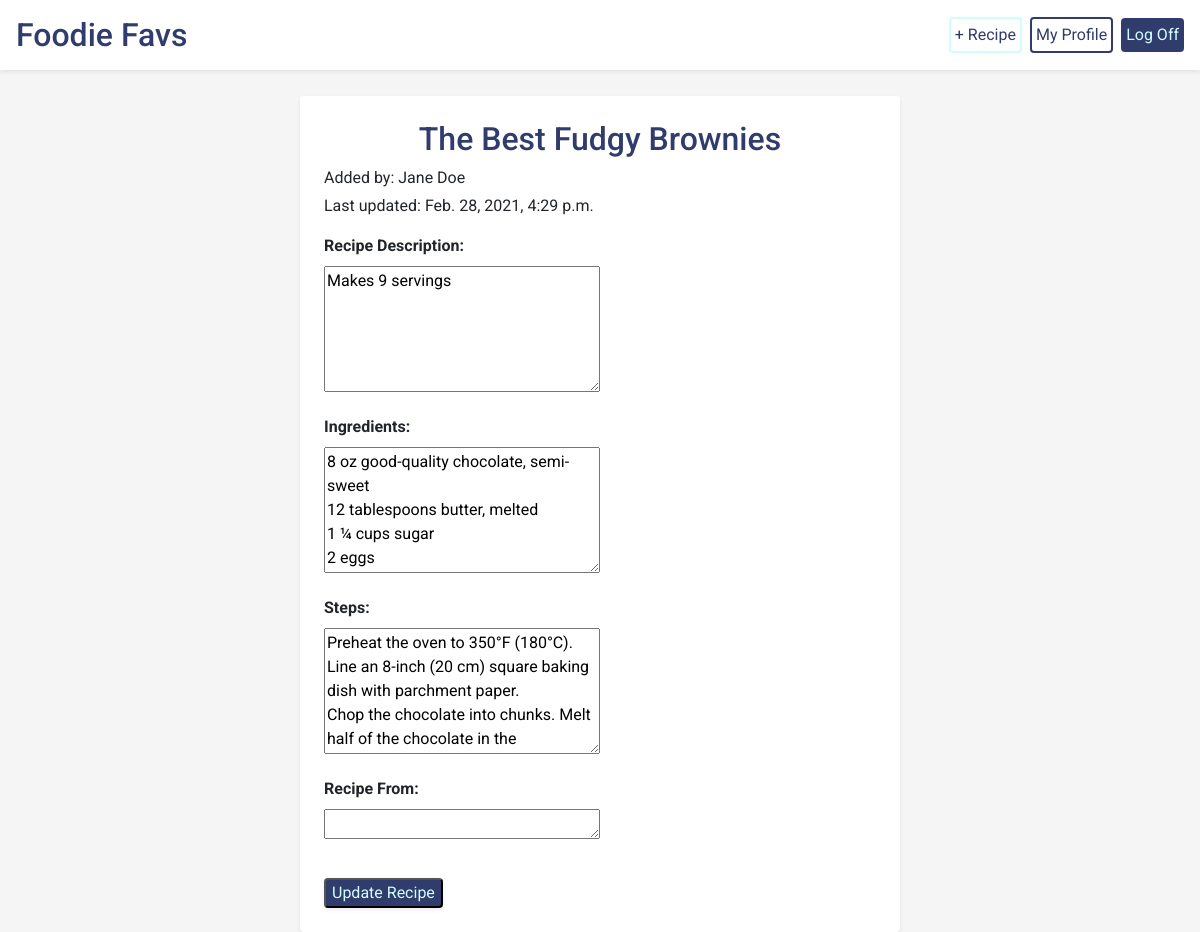
The page /home/edit_4 (signed in) on the database as committed earlier.
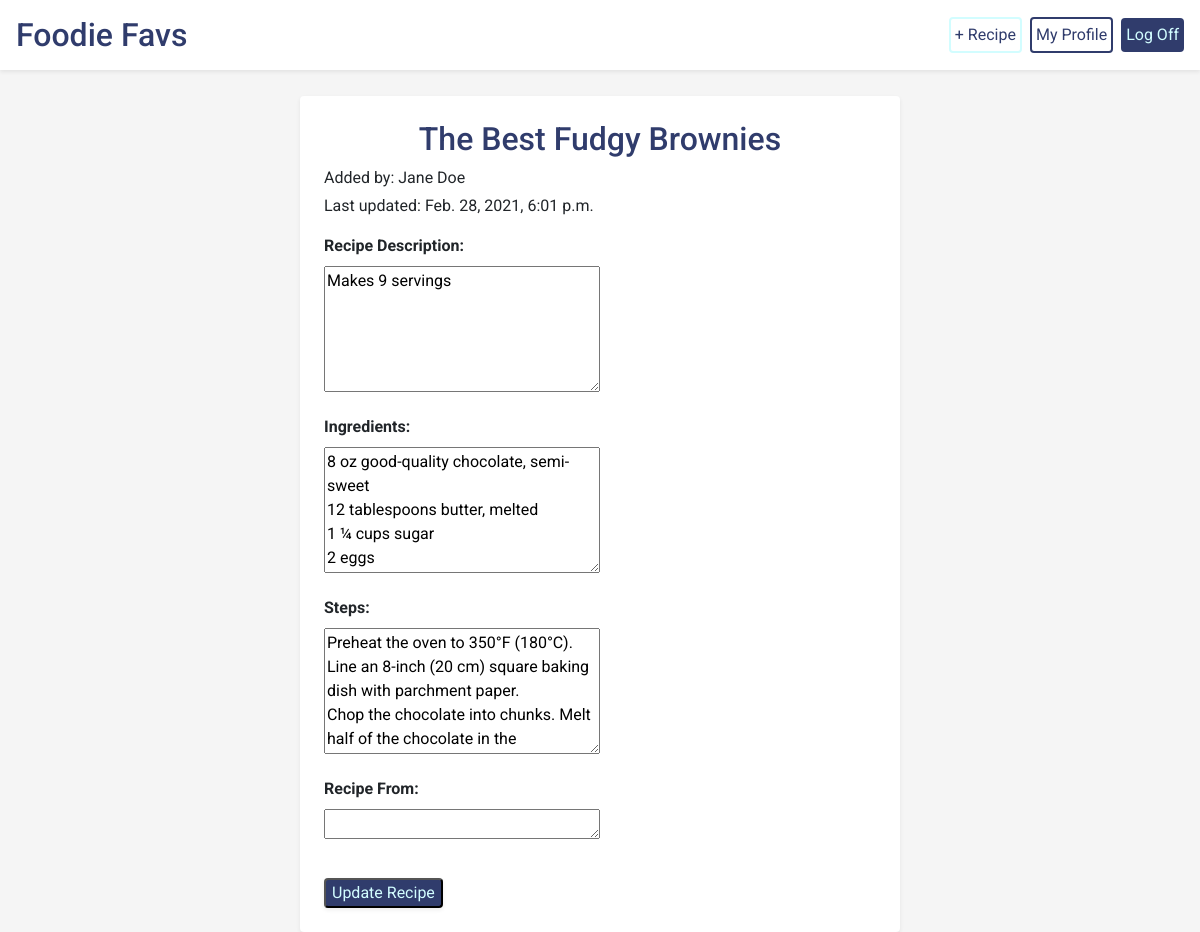
The same page on the database as committed later.
### foodie_app/models.py (models this page shows)
class Recipe(models.Model):
    name = models.CharField(max_length=255)
    desc = models.CharField(max_length=255, default="")
    ingredients = models.TextField(default="")
    steps = models.TextField(default="")
    creator = models.ForeignKey(User, related_name="users", on_delete=models.CASCADE, default=1)
    source = models.CharField(max_length=255, default="")
    users_who_favorite = models.ManyToManyField(User, related_name="favorite_recipes", default=0)
    created_at = models.DateTimeField(auto_now_add=True)
    updated_at = models.DateTimeField(auto_now=True)

### login/models.py (models this page shows)
class User(models.Model):
    first_name = models.CharField(max_length=255)
    last_name = models.CharField(max_length=255)
    email = models.EmailField()
    password = models.CharField(max_length=255)
    followers = models.ManyToManyField("self", blank=True)
    created_at = models.DateTimeField(auto_now_add=True)
    updated_at = models.DateTimeField(auto_now=True)
    objects = UserManager()

### foodie_app/views.py (the view)
# urls.py: path('edit_<int:recipe_id>', views.edit_recipe),
def edit_recipe(request, recipe_id):
    if 'userid' in request.session:
        context = {
            "user": User.objects.get(id=request.session['userid']),
            "recipe": Recipe.objects.get(id=recipe_id)
        }
        return render(request, 'edit_recipe.html', context)

### foodie_app/templates/edit_recipe.html (shortened to what this page needs)
<!DOCTYPE html>
<html lang="en">
<head>
    <link rel="stylesheet" href="https://stackpath.bootstrapcdn.com/bootstrap/4.5.2/css/bootstrap.min.css"
>
    {% load static %}
    <link rel="stylesheet" href="{% static 'css/style.css' %}">
</head>
<body class="body">
    <header id="header" class="bg-white d-flex p-3 align-items-center shadow-sm mt-0">
        <h2 class="pr-5 mb-0"><a href="/home" class="home">Foodie Favs</a></h2>
        <a href="/home/new_recipe" class="new-recipe p-1 rounded ml-auto mr-2">+ Recipe</a>
        <a href="/home/{{user.id}}" class="icon rounded p-1">My Profile</a>
        <a href="/home/log_off" class="btn ml-2 p-1" id="log-off">Log Off</a>
    </header>
    <div class="pt-5"></div>
    <div class="w-50 shadow-sm mt-5 p-4 ml-auto mr-auto rounded recipe-card">
        <h2 class="text-center">{{recipe.name}}</h2>
        <p class="mb-1">Added by: {{recipe.creator.first_name}} {{recipe.creator.last_name}}</p>
        <p>Last updated: {{recipe.updated_at}}</p>
        <form action="/home/edit" method="POST" id="edit-recipe-form">
            <div class="form-group">
                <label class="label font-weight-bold" for="desc">Recipe Description:</label>
                <br>
                <textarea name="desc" id="desc" cols="30" rows="5" class="w-50">{{recipe.desc}}</textarea>
            </div>
            <div class="form-group">
                <label class="label font-weight-bold" for="ingredients">Ingredients:</label>
                <br>
                <textarea name="ingredients" id="ingredients" cols="30" rows="5" class="w-50">{{recipe.ingredients}}</textarea>
            </div>
            <div class="form-group">
                <label class="label font-weight-bold" for="steps">Steps:</label>
                <br>
                <textarea name="steps" id="steps" cols="30" rows="5" class="w-50">{{recipe.steps}}</textarea>
            </div>
            <div class="form-group">
                <label class="label font-weight-bold" for="source">Recipe From:</label>
                <br>
                <textarea name="source" id="source" cols="45" rows="1" class="w-50">{{recipe.source}}</textarea>
            </div>
            <input class="mt-3 edit-recipe rounded shadow-sm" type="submit" name="submit" id="submit" value="Update Recipe">
        </form>
    </div>
</body>
</html>

Rows that differ between the two databases and show on the page:
changed Recipe "The Best Fudgy Brownies": updated_at "Feb. 28, 2021, 4:29 p.m." → "Feb. 28, 2021, 6:01 p.m."
